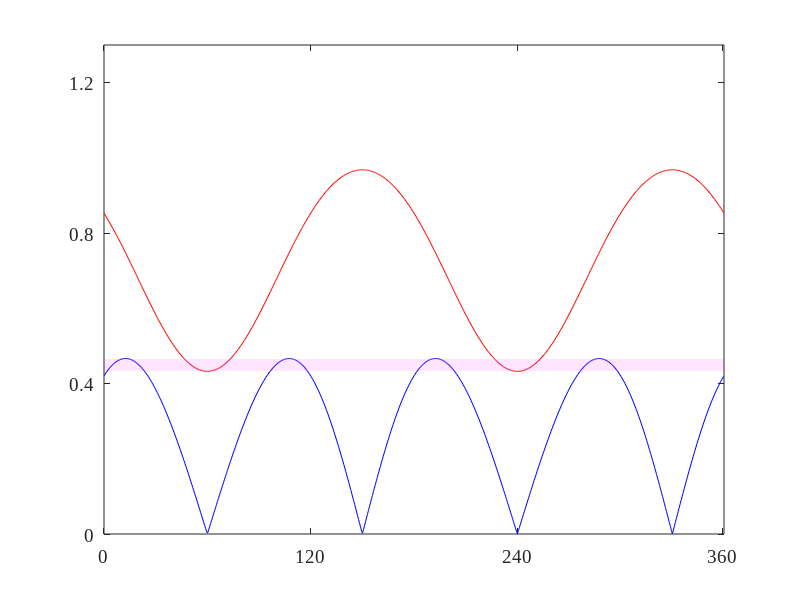

This figure's MATLAB source: (Note: this script raises an error after producing the figure.)
theta_f1=0:0.01:2*pi;
dead_time=0.02;

m=0.9;
n=0;
D1=(1+m*sin(theta_f1)+(n/6)*sawtooth(3*theta_f1+pi/2,1/2))/2;
D1(D1<dead_time)=dead_time;
D1(D1>(1-dead_time))=1-dead_time;
% S1=(2/pi)*sin(pi*D1)*cos(theta_c);
S1=(2/pi)*sin(pi*(D1));
theta_f2=theta_f1-2*pi/3;
D2=(1+m*sin(theta_f2)+(n/6)*sawtooth(3*theta_f2+pi/2,1/2))/2;
D2(D2<dead_time)=dead_time;
D2(D2>(1-dead_time))=1-dead_time;
D2=(1+m*sin(theta_f2)+(n/6)*sawtooth(3*theta_f2+pi/2,1/2))/2;
S2=(2/pi)*sin(pi*(D2));


figure1 = figure('Position', [0 0 400 300]);
axes1 = axes('Parent',figure1);
hold(axes1,'on');
% plot(theta_f1*180/pi,S1,'r')
% hold on;
% plot(theta_f1*180/pi,S2,'b')
% hold on;
plot(theta_f1*180/pi,abs(S1-S2),'b')
hold on;
plot(theta_f1*180/pi,abs(S1+S2),'r')

x = min(abs(S1+S2))*ones(size(theta_f1));
y=max(abs(S1-S2))*ones(size(theta_f1));

patch('Parent',axes1, 'XData', [theta_f1*180/pi fliplr(theta_f1*180/pi)],'YData', [x fliplr(y)],'FaceColor',[1 0 1],...
    'EdgeColor','none','FaceAlpha',0.1)

box(axes1,'on');
hold(axes1,'off');

xlim([0 360])
ylim([0 1.3])

set(axes1,'XTick',[0 120 240 359], ...
    'XTickLabel',{'0','120','240','360'}, ...
    'YTick',[0 0.4 0.8 1.2], ...
    'YTickLabel',{'0','0.4','0.8','1.2'}, ...
    'FontName','TimesNewRoman','FontSize',14);

legend1 = legend(axes1,'show',{'Minimum','Maximum'},'interpreter','Latex','FontName','TimesNewRoman','FontSize',10);
set(legend1,...
    'Location','Best',...
    'EdgeColor','none',...
    'Color','white');

ylabel({'$\hat {S_{AB}}_{f_s}$'},'interpreter','latex','FontName','Times New Roman',...
    'FontSize',18);

% Create xlabel
xlabel('Fundamental Phase ($^o$)','interpreter','latex','FontName','Times New Roman',...
    'FontSize',15);







